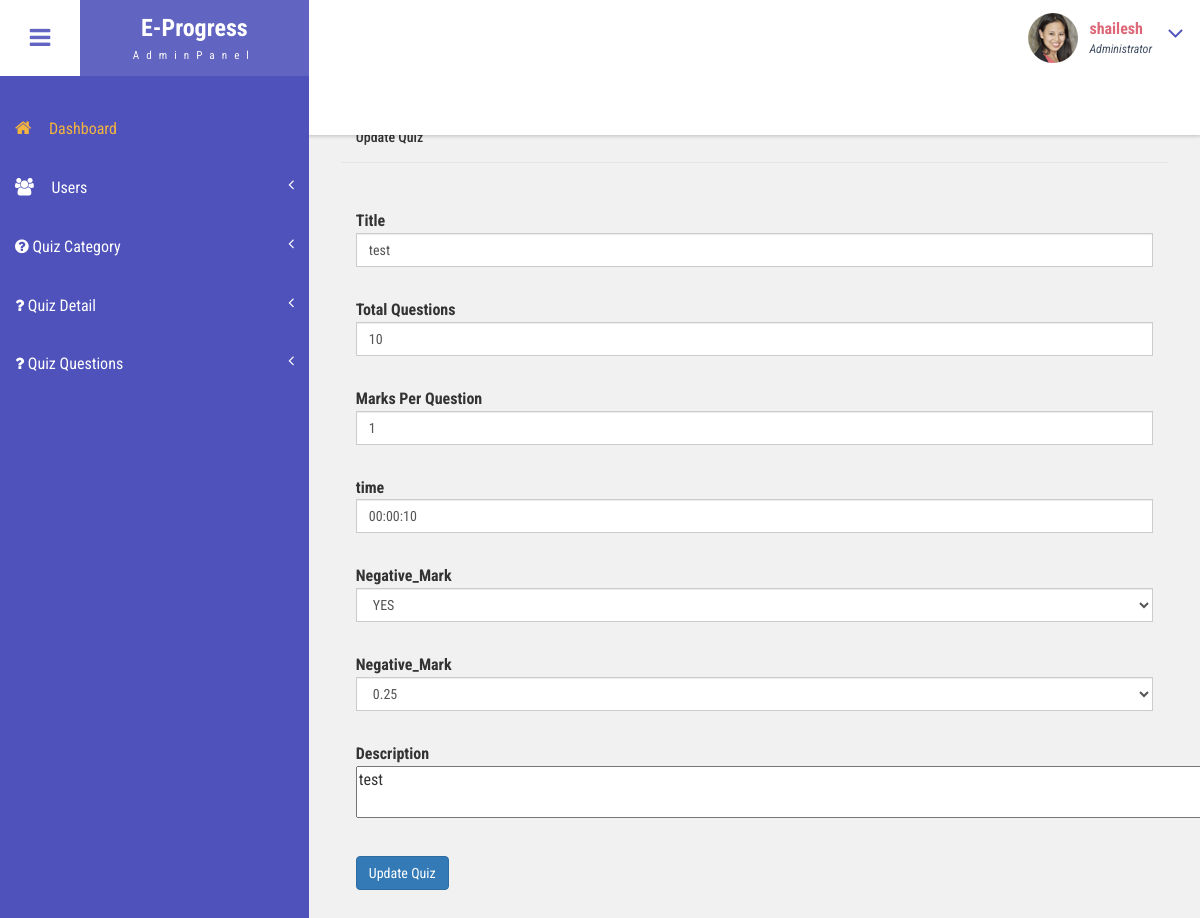
/quizedit?id=1 (signed in), run on the app's committed database.
### tables this page shows
CREATE TABLE `quiz` (
  `id` int(11) NOT NULL,
  `title` varchar(255) NOT NULL,
  `category_id` varchar(255) NOT NULL,
  `no_questions` int(11) NOT NULL,
  `marks_per_no_questions` int(11) NOT NULL,
  `time` time NOT NULL,
  `is_negative` varchar(10) NOT NULL,
  `neg_mark_per_que` float NOT NULL,
  `description` varchar(255) NOT NULL,
  `create at` timestamp NOT NULL DEFAULT current_timestamp(),
  `update at` timestamp NOT NULL DEFAULT current_timestamp(),
  `status` tinyint(1) NOT NULL DEFAULT 0
);

### index.php (called while the page is built)
<?php
require_once("Controller/Controller.php");
?>

### Model/Model.php (called while the page is built, shortened)
<?php
class Model
{
    function __construct(protected $connection = null)
    {
        try {
            $this->connection = new mysqli("localhost", "root", "", "project_oes");
        } catch (\Exception $e) {
            $ErrorMsg = PHP_EOL . "Error Date Time >>> " . date('d-m-Y h:i:s A') . PHP_EOL . "Error Msg >>> " . $e->getMessage() . PHP_EOL;
            if (!file_exists('log')) {
                mkdir("log");
            }
            $FileName = date('d_m_Y');
            file_put_contents("log/" . $FileName . "_log.txt", $ErrorMsg, FILE_APPEND);
        }
    }
    function Select($tbl, $where = null)
    {
        $SQL = " SELECT * FROM $tbl";
        if ($where != null || $where != "") {
            $SQL .= " WHERE";
            foreach ($where as $key => $value) {
                $SQL .= " $key = '$value' AND";
            }
            $SQL = rtrim($SQL, "AND");
        }
        $SQLEx = $this->connection->query($SQL);
        if ($SQLEx->num_rows > 0) {
            while ($data = $SQLEx->fetch_object()) {
                $FetchData[] = $data;
            }
            $Responce['Code'] = "1";
            $Responce['Msg'] = "Msg";
            $Responce['Data'] = $FetchData;
        } else {
            $Responce['Code'] = "0";
            $Responce['Msg'] = "Try Again";
            $Responce['Data'] = "0";
        }
        return $Responce;
    }
}
?>

### View/Admin/quiz/quizpage/editquiz.php (the view, shortened to what this page needs)
<div id="page-wrapper">
    <div class="main-page">
        <form method="post">
            <div class="modal-header">
                <h5 class="modal-title" id="exampleModalLabel">Update Quiz</h5>
            </div>
            <div class="modal-body">
                <div class="row ">
                    <div class="col">
                        <label for="title" class="form-label">Title</label>
                        <input type="text" name="title" id="title" class="form-control" value="<?php echo $EditquizRes['Data'][0]->title; ?>">
                    </div>
                </div>
                <div class="row ">
                    <div class="col">
                        <label for="no_questions" class="form-label">Total Questions</label>
                        <input type="tel" name="no_questions" id="no_questions" class="form-control" value="<?php echo $EditquizRes['Data'][0]->no_questions; ?>">
                    </div>
                </div>
                <div class="row ">
                    <div class="col">
                        <label for="marks_per_no_questions" class="form-label">Marks Per Question</label>
                        <input type="tel" name="marks_per_no_questions" id="marks_per_no_questions" class="form-control" value="<?php echo $EditquizRes['Data'][0]->marks_per_no_questions; ?>">
                    </div>
                </div>
                <div class="row ">
                    <div class="col">
                        <label for="time" class="form-label">time</label>
                        <input type="text" name="time" id="time" class="form-control" value="<?php echo $EditquizRes['Data'][0]->time; ?>">
                    </div>
                </div>
                <div class="row ">
                    <div class="col">
                        <label for="is_negative" class="form-label">Negative_Mark </label>
                        <select name="is_negative" id="is_negative" class="form-control">
                            <option value="YES" <?php if (isset($EditquizRes['Data'])) {
                                                    if ($EditquizRes['Data'][0]->is_negative == "YES") {
                                                        echo "selected";
                                                    }
                                                } ?>>YES</option>
                        </select>
                    </div>
                </div>
                <div class="row ">
                    <div class="col">
                        <label for="neg_mark_per_que" class="form-label">Negative_Mark </label>
                        <select name="neg_mark_per_que" id="neg_mark_per_que" class="form-control">
                            <option value="0.25" <?php if (isset($EditquizRes['Data'])) {
                                                        if ($EditquizRes['Data'][0]->neg_mark_per_que == "0.25") {
                                                            echo "selected";
                                                        }
                                                    } ?>>0.25</option>
                        </select>
                    </div>
                </div>
                <div class="row ">
                    <div class="col">
                        <label for="description" class="form-label">Description</label><br>
                        <textarea name="description" id="description" cols="152" rows="2" class="form-label"><?php echo $EditquizRes['Data'][0]->description; ?></textarea>
                    </div>
                </div>
                <div class="row ">
                    <div class="col">
                        <button type="submit" name="updatequiz" id="updatequiz" class="btn btn-primary">Update Quiz</button>
                    </div>
                </div>
        </form>
    </div>
</div>

### Public/Admin/css/style.css (style rules this page uses)
h4, h5, h6, h1, h2, h3 { margin: 0; }
html, body { font-family: 'Roboto Condensed', sans-serif; font-size: 100%; overflow-x: hidden; background: #fff; }
h1,h2,h3,h4,h5,h6 { margin:0; }
ul,label { margin:0; padding:0; }
.cbp-spmenu-push { overflow-x: hidden; position: relative; }
.cbp-spmenu, .cbp-spmenu-push { -webkit-transition: all 0.3s ease; -moz-transition: all 0.3s ease; transition: all 0.3s ease; }
.cbp-spmenu-push div#page-wrapper { margin: 0 0 0 19.3em; transition:.5s all; -webkit-transition:.5s all; -moz-transition:.5s all; }
.charts,.row { margin: 2em 0 0; }
.form-control { border-radius: inherit; }

### Public/Admin/css/custom.css (style rules this page uses)
#page-wrapper { padding:7em 2em 2.5em; background-color: #F1F1F1; }

### data on the page
quiz: title "test", no_questions "10", marks_per_no_questions "1", time "00:00:10", is_negative "YES", neg_mark_per_que "0.25", description "test"

### other printed values
$_SESSION['Userdata'][0]->name "shailesh"
